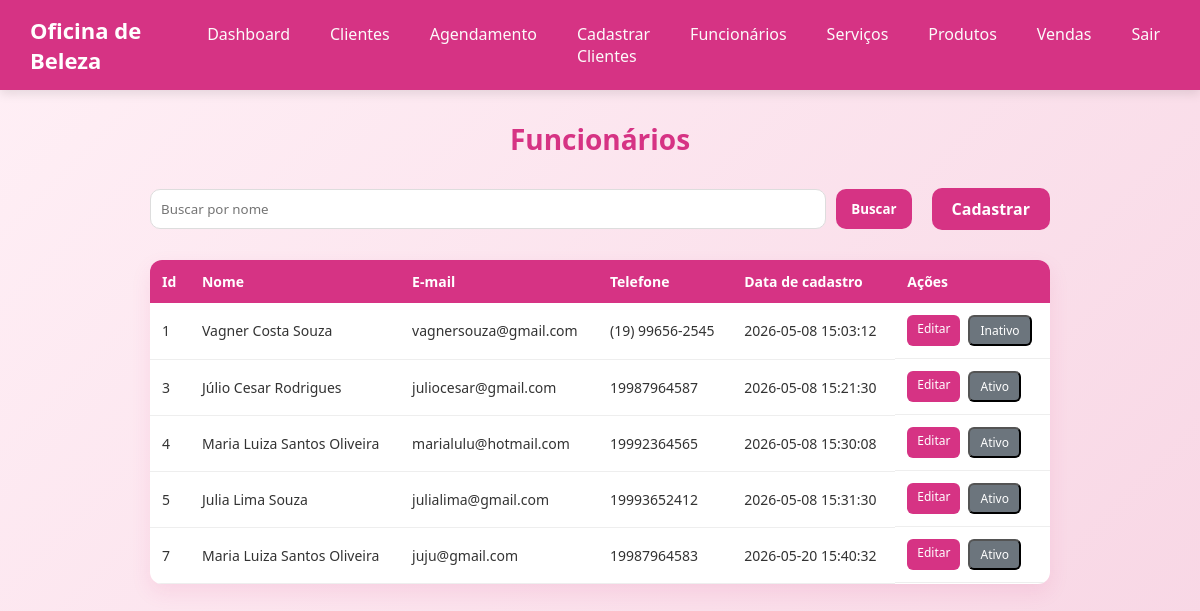
/funcionarios-lista.php, run on the app's committed database.
### tables this page shows
CREATE TABLE IF NOT EXISTS `tb_funcionario` (
  `id` int(11) NOT NULL AUTO_INCREMENT,
  `nome` varchar(200) NOT NULL,
  `email` varchar(200) NOT NULL,
  `telefone` varchar(15) NOT NULL,
  `senha` varchar(200) NOT NULL,
  `token` varchar(50) NOT NULL,
  `data_cadastro` datetime NOT NULL DEFAULT current_timestamp(),
  `ativo` tinyint(4) NOT NULL DEFAULT 1,
  PRIMARY KEY (`id`),
  UNIQUE KEY `email` (`email`)
);

### funcionarios-lista.php (the view, shortened to what this page needs)
<?php
try {
    $conexao = new PDO("mysql:host=" . SERVIDOR . ";dbname=" . BANCO . ";charset=utf8", USUARIO, SENHA);
    $conexao->setAttribute(PDO::ATTR_ERRMODE, PDO::ERRMODE_EXCEPTION);
    $sql = "SELECT * FROM tb_funcionario";
    $comando = $conexao->prepare($sql);
    $comando->execute();
    $funcionarios = $comando->fetchAll(PDO::FETCH_ASSOC);
} catch (PDOException $erro) {
    echo "Erro ao conectar no banco de dados" . $erro->getMessage();
}
?>
<!DOCTYPE html>
<html lang="pt-br">
<head>
    <link rel="stylesheet" href="assets/css/style.css" />
    <link rel="stylesheet" href="assets/css/funcionario/funcionario-lista.css">
</head>
<body>
    <?php require_once 'includes/header.php';
    ?>
    <main>
        <h1 class="titulo-pagina">Funcionários</h1>
        <div class="top-actions">
            <div class="search-box">
                <input type="text" placeholder="Buscar por nome">
                <button class="btn buscar">Buscar</button>
            </div>
            <div class="action-buttons">
                <a href="funcionarios.php" class="btn">Cadastrar</a>
            </div>
        </div>
        <div class="table-container">
            <table>
                <thead>
                    <tr>
                        <th>Id</th>
                        <th>Nome</th>
                        <th>E-mail</th>
                        <th>Telefone</th>
                        <th>Data de cadastro</th>
                        <th>Ações</th>
                    </tr>
                </thead>
                <?php
                foreach ($funcionarios as $funcionario):
                ?>
                    <tbody>
                        <tr>
                            <td><?php echo $funcionario['id']; ?></td>
                            <td><?php echo $funcionario['nome']; ?></td>
                            <td><?php echo $funcionario['email']; ?></td>
                            <td><?php echo $funcionario['telefone']; ?></td>
                            <td><?php echo $funcionario['data_cadastro']; ?></td>
                            <td class="acoes">
                                <a class="table-btn editar" href="editar-funcionarios.php?id=<?php echo $funcionario['id']; ?>">Editar</a>
                                <a href="?alterarAtivo=<?php echo $funcionario['id']; ?>" onclick="return confirm('Deseja Alterar?')">
                                    <button class="table-btn status" type="button" class="<?php echo $funcionario['ativo'] == 1 ? 'ativo' : 'inativo'; ?>">
                                        <?php
                                        if ($funcionario['ativo'] == 1) {
                                            echo "Ativo";
                                        } else
                                            echo "Inativo";
                                        ?>
                                    </button>
                                </a>
                            </td>
                        </tr>
                    </tbody>
                <?php
                endforeach;
                ?>
            </table>
        </div>
    </main>
</body>
</html>

### assets/css/style.css (style rules this page uses)
* { margin: 0; padding: 0; box-sizing: border-box; font-family: 'Segoe UI', Tahoma, Geneva, Verdana, sans-serif; }
body { background: linear-gradient(135deg, #fff0f6, #f8d7e5); color: #333; }

### assets/css/funcionario/funcionario-lista.css (style rules this page uses)
.top-actions { max-width: 900px; margin: 30px auto; display: flex; justify-content: space-between; align-items: center; gap: 20px; }
.search-box { display: flex; gap: 10px; flex: 1; }
.search-box input { flex: 1; padding: 10px; border-radius: 10px; border: 1px solid #ddd; outline: none; transition: 0.3s; }
.btn { padding: 10px 20px; background: #d63384; color: white; border: none; border-radius: 10px; text-decoration: none; cursor: pointer; font-weight: 600; transition: 0.3s; }
.btn.buscar { padding: 10px 15px; }
.action-buttons { display: flex; gap: 10px; }
.table-container { max-width: 900px; margin: 20px auto 40px auto; }
table { width: 100%; border-collapse: collapse; background: #fff; border-radius: 12px; overflow: hidden; box-shadow: 0 8px 20px rgba(214, 51, 132, 0.1); }
table thead { background: #d63384; color: white; }
table th { padding: 12px; text-align: left; font-size: 14px; }
table td { padding: 12px; border-bottom: 1px solid #eee; font-size: 14px; }
.acoes { display: flex; gap: 8px; }
.table-btn { padding: 5px 10px; border-radius: 6px; font-size: 12px; text-decoration: none; color: white; transition: 0.3s; }
.table-btn.editar { background: #d63384; }
.table-btn.status { background: #6c757d; }
.titulo-pagina { text-align: center; margin: 30px 0; color: #d63384; font-size: 28px; font-weight: bold; }

### data on the page
tb_funcionario: id "1", nome "Vagner Costa Souza", email "vagnersouza@gmail.com", telefone "(19) 99656-2545", data_cadastro "2026-05-08 15:03:12", ativo "Inativo"
tb_funcionario: id "3", nome "Júlio Cesar Rodrigues", email "juliocesar@gmail.com", telefone "19987964587", data_cadastro "2026-05-08 15:21:30", ativo "Ativo"
tb_funcionario: id "4", nome "Maria Luiza Santos Oliveira", email "marialulu@hotmail.com", telefone "19992364565", data_cadastro "2026-05-08 15:30:08", ativo "Ativo"
tb_funcionario: id "5", nome "Julia Lima Souza", email "julialima@gmail.com", telefone "19993652412", data_cadastro "2026-05-08 15:31:30", ativo "Ativo"
tb_funcionario: id "7", nome "Maria Luiza Santos Oliveira", email "juju@gmail.com", telefone "19987964583", data_cadastro "2026-05-20 15:40:32", ativo "Ativo"
